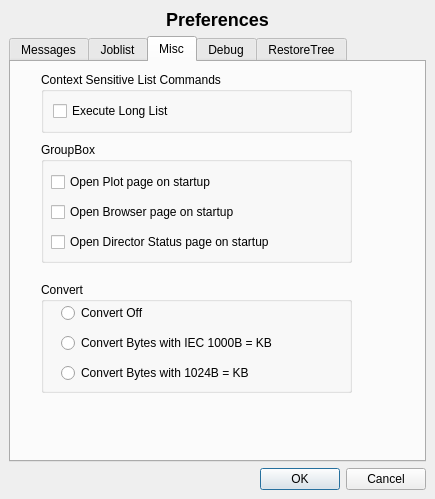
<ui version="4.0" >
 <class>PrefsForm</class>
 <widget class="QDialog" name="PrefsForm" >
  <property name="geometry" >
   <rect>
    <x>0</x>
    <y>0</y>
    <width>435</width>
    <height>499</height>
   </rect>
  </property>
  <property name="sizePolicy" >
   <sizepolicy>
    <hsizetype>0</hsizetype>
    <vsizetype>0</vsizetype>
    <horstretch>0</horstretch>
    <verstretch>0</verstretch>
   </sizepolicy>
  </property>
  <property name="windowTitle" >
   <string>Preferences</string>
  </property>
  <property name="windowIcon" >
   <iconset>images/bat.png</iconset>
  </property>
  <layout class="QGridLayout" >
   <property name="margin" >
    <number>9</number>
   </property>
   <property name="spacing" >
    <number>6</number>
   </property>
   <item row="1" column="0" >
    <widget class="QTabWidget" name="tabWidget" >
     <property name="currentIndex" >
      <number>2</number>
     </property>
     <widget class="QWidget" name="tab" >
      <attribute name="title" >
       <string>Messages</string>
      </attribute>
      <layout class="QGridLayout" >
       <property name="margin" >
        <number>9</number>
       </property>
       <property name="spacing" >
        <number>6</number>
       </property>
       <item row="0" column="0" >
        <widget class="QGroupBox" name="groupBox" >
         <property name="sizePolicy" >
          <sizepolicy>
           <hsizetype>0</hsizetype>
           <vsizetype>0</vsizetype>
           <horstretch>0</horstretch>
           <verstretch>0</verstretch>
          </sizepolicy>
         </property>
         <property name="title" >
          <string>Messages Options</string>
         </property>
         <layout class="QGridLayout" >
          <property name="margin" >
           <number>9</number>
          </property>
          <property name="spacing" >
           <number>6</number>
          </property>
          <item row="2" column="0" >
           <widget class="QLabel" name="checkLabel" >
            <property name="text" >
             <string>Message check interval in seconds</string>
            </property>
           </widget>
          </item>
          <item row="0" column="0" >
           <widget class="QCheckBox" name="checkMessages" >
            <property name="text" >
             <string>Check Messages</string>
            </property>
           </widget>
          </item>
          <item row="1" column="0" >
           <widget class="QSpinBox" name="checkMessagesSpin" >
            <property name="maximum" >
             <number>3600</number>
            </property>
           </widget>
          </item>
         </layout>
        </widget>
       </item>
      </layout>
     </widget>
     <widget class="QWidget" name="tab_2" >
      <attribute name="title" >
       <string>Joblist</string>
      </attribute>
      <layout class="QGridLayout" >
       <property name="margin" >
        <number>9</number>
       </property>
       <property name="spacing" >
        <number>6</number>
       </property>
       <item row="0" column="0" >
        <widget class="QGroupBox" name="groupBox_2" >
         <property name="sizePolicy" >
          <sizepolicy>
           <hsizetype>0</hsizetype>
           <vsizetype>0</vsizetype>
           <horstretch>0</horstretch>
           <verstretch>0</verstretch>
          </sizepolicy>
         </property>
         <property name="title" >
          <string>Jolist Limit Options</string>
         </property>
         <layout class="QGridLayout" >
          <property name="margin" >
           <number>9</number>
          </property>
          <property name="spacing" >
           <number>6</number>
          </property>
          <item row="0" column="0" >
           <layout class="QGridLayout" >
            <property name="margin" >
             <number>0</number>
            </property>
            <property name="spacing" >
             <number>6</number>
            </property>
            <item row="2" column="0" >
             <widget class="QCheckBox" name="daysLimit" >
              <property name="text" >
               <string>Days Limit</string>
              </property>
             </widget>
            </item>
            <item row="3" column="0" >
             <widget class="QSpinBox" name="daysSpinBox" >
              <property name="maximum" >
               <number>10000</number>
              </property>
              <property name="minimum" >
               <number>1</number>
              </property>
              <property name="singleStep" >
               <number>7</number>
              </property>
             </widget>
            </item>
            <item row="1" column="0" >
             <widget class="QSpinBox" name="recordSpinBox" >
              <property name="maximum" >
               <number>10000</number>
              </property>
              <property name="minimum" >
               <number>1</number>
              </property>
              <property name="singleStep" >
               <number>25</number>
              </property>
             </widget>
            </item>
            <item row="0" column="0" >
             <widget class="QCheckBox" name="recordLimit" >
              <property name="text" >
               <string>Record Limit</string>
              </property>
             </widget>
            </item>
           </layout>
          </item>
         </layout>
        </widget>
       </item>
      </layout>
     </widget>
     <widget class="QWidget" name="tab_4" >
      <attribute name="title" >
       <string>Misc</string>
      </attribute>
      <widget class="QGroupBox" name="groupBox_6" >
       <property name="geometry" >
        <rect>
         <x>30</x>
         <y>220</y>
         <width>311</width>
         <height>111</height>
        </rect>
       </property>
       <property name="title" >
        <string>Convert</string>
       </property>
       <widget class="QRadioButton" name="radioConvertOff" >
        <property name="geometry" >
         <rect>
          <x>20</x>
          <y>20</y>
          <width>231</width>
          <height>22</height>
         </rect>
        </property>
        <property name="text" >
         <string>Convert Off</string>
        </property>
       </widget>
       <widget class="QRadioButton" name="radioConvertIEC" >
        <property name="geometry" >
         <rect>
          <x>20</x>
          <y>50</y>
          <width>231</width>
          <height>22</height>
         </rect>
        </property>
        <property name="text" >
         <string>Convert Bytes with IEC 1000B = KB</string>
        </property>
       </widget>
       <widget class="QRadioButton" name="radioConvertStandard" >
        <property name="geometry" >
         <rect>
          <x>20</x>
          <y>80</y>
          <width>231</width>
          <height>22</height>
         </rect>
        </property>
        <property name="text" >
         <string>Convert Bytes with 1024B = KB</string>
        </property>
       </widget>
      </widget>
      <widget class="QGroupBox" name="groupBox_4" >
       <property name="geometry" >
        <rect>
         <x>30</x>
         <y>10</y>
         <width>311</width>
         <height>61</height>
        </rect>
       </property>
       <property name="title" >
        <string>Context Sensitive List Commands</string>
       </property>
       <layout class="QGridLayout" >
        <property name="margin" >
         <number>9</number>
        </property>
        <property name="spacing" >
         <number>6</number>
        </property>
        <item row="0" column="0" >
         <widget class="QCheckBox" name="executeLongCheckBox" >
          <property name="text" >
           <string>Execute Long List</string>
          </property>
         </widget>
        </item>
       </layout>
      </widget>
      <widget class="QGroupBox" name="groupBox_7" >
       <property name="geometry" >
        <rect>
         <x>30</x>
         <y>80</y>
         <width>311</width>
         <height>121</height>
        </rect>
       </property>
       <property name="title" >
        <string>GroupBox</string>
       </property>
       <widget class="QCheckBox" name="openPlotCheckBox" >
        <property name="geometry" >
         <rect>
          <x>10</x>
          <y>30</y>
          <width>241</width>
          <height>20</height>
         </rect>
        </property>
        <property name="text" >
         <string>Open Plot page on startup</string>
        </property>
       </widget>
       <widget class="QCheckBox" name="openBrowserCheckBox" >
        <property name="geometry" >
         <rect>
          <x>10</x>
          <y>60</y>
          <width>241</width>
          <height>20</height>
         </rect>
        </property>
        <property name="text" >
         <string>Open Browser page on startup</string>
        </property>
       </widget>
       <widget class="QCheckBox" name="openDirStatCheckBox" >
        <property name="geometry" >
         <rect>
          <x>10</x>
          <y>90</y>
          <width>241</width>
          <height>20</height>
         </rect>
        </property>
        <property name="text" >
         <string>Open Director Status page on startup</string>
        </property>
       </widget>
      </widget>
     </widget>
     <widget class="QWidget" name="tab_3" >
      <attribute name="title" >
       <string>Debug</string>
      </attribute>
      <layout class="QGridLayout" >
       <property name="margin" >
        <number>9</number>
       </property>
       <property name="spacing" >
        <number>6</number>
       </property>
       <item row="0" column="0" >
        <widget class="QGroupBox" name="groupBox_3" >
         <property name="sizePolicy" >
          <sizepolicy>
           <hsizetype>0</hsizetype>
           <vsizetype>0</vsizetype>
           <horstretch>0</horstretch>
           <verstretch>0</verstretch>
          </sizepolicy>
         </property>
         <property name="title" >
          <string>Debugging Options</string>
         </property>
         <layout class="QGridLayout" >
          <property name="margin" >
           <number>9</number>
          </property>
          <property name="spacing" >
           <number>6</number>
          </property>
          <item row="0" column="0" >
           <layout class="QGridLayout" >
            <property name="margin" >
             <number>0</number>
            </property>
            <property name="spacing" >
             <number>6</number>
            </property>
            <item row="0" column="0" >
             <widget class="QCheckBox" name="commDebug" >
              <property name="text" >
               <string>Debug comm</string>
              </property>
             </widget>
            </item>
            <item row="1" column="0" >
             <widget class="QCheckBox" name="displayAll" >
              <property name="text" >
               <string>Display all messages in console</string>
              </property>
             </widget>
            </item>
            <item row="3" column="0" >
             <widget class="QCheckBox" name="commandDebug" >
              <property name="text" >
               <string>Debug Commands</string>
              </property>
             </widget>
            </item>
            <item row="2" column="0" >
             <widget class="QCheckBox" name="sqlDebug" >
              <property name="text" >
               <string>Debug Sql queries</string>
              </property>
             </widget>
            </item>
            <item row="4" column="0" >
             <widget class="QCheckBox" name="miscDebug" >
              <property name="text" >
               <string>Debug Miscelaneous Items</string>
              </property>
             </widget>
            </item>
           </layout>
          </item>
         </layout>
        </widget>
       </item>
      </layout>
     </widget>
     <widget class="QWidget" name="tab_5" >
      <attribute name="title" >
       <string>RestoreTree</string>
      </attribute>
      <layout class="QGridLayout" >
       <property name="margin" >
        <number>9</number>
       </property>
       <property name="spacing" >
        <number>6</number>
       </property>
       <item row="0" column="0" >
        <widget class="QGroupBox" name="groupBox_5" >
         <property name="sizePolicy" >
          <sizepolicy>
           <hsizetype>0</hsizetype>
           <vsizetype>0</vsizetype>
           <horstretch>0</horstretch>
           <verstretch>0</verstretch>
          </sizepolicy>
         </property>
         <property name="title" >
          <string>Debugging Options</string>
         </property>
         <layout class="QGridLayout" >
          <property name="margin" >
           <number>9</number>
          </property>
          <property name="spacing" >
           <number>6</number>
          </property>
          <item row="0" column="0" >
           <layout class="QGridLayout" >
            <property name="margin" >
             <number>0</number>
            </property>
            <property name="spacing" >
             <number>6</number>
            </property>
            <item row="10" column="0" >
             <widget class="QCheckBox" name="rtRestore2CheckBox" >
              <property name="text" >
               <string>Restore Debug 2</string>
              </property>
             </widget>
            </item>
            <item row="2" column="0" >
             <widget class="QCheckBox" name="rtDirICCheckBox" >
              <property name="text" >
               <string>Directory Item Changed</string>
              </property>
             </widget>
            </item>
            <item row="9" column="0" >
             <widget class="QCheckBox" name="rtRestore1CheckBox" >
              <property name="text" >
               <string>Restore Debug 1</string>
              </property>
             </widget>
            </item>
            <item row="1" column="0" >
             <widget class="QCheckBox" name="rtDirCurICCheckBox" >
              <property name="text" >
               <string>Directory Current Item Changed Debug</string>
              </property>
             </widget>
            </item>
            <item row="5" column="0" >
             <widget class="QCheckBox" name="rtUpdateFTCheckBox" >
              <property name="text" >
               <string>Update File Table Debug</string>
              </property>
             </widget>
            </item>
            <item row="4" column="0" >
             <widget class="QCheckBox" name="rtVerTabICCheckBox" >
              <property name="text" >
               <string>Version Table Item Changed Debug</string>
              </property>
             </widget>
            </item>
            <item row="3" column="0" >
             <widget class="QCheckBox" name="rtFileTabICCheckBox" >
              <property name="text" >
               <string>File Table Item Changed Debug</string>
              </property>
             </widget>
            </item>
            <item row="8" column="0" >
             <widget class="QCheckBox" name="rtIconStateCheckBox" >
              <property name="text" >
               <string>Icon State Debug</string>
              </property>
             </widget>
            </item>
            <item row="7" column="0" >
             <widget class="QCheckBox" name="rtChecksCheckBox" >
              <property name="text" >
               <string>Update Checks Debug</string>
              </property>
             </widget>
            </item>
            <item row="11" column="0" >
             <widget class="QCheckBox" name="rtRestore3CheckBox" >
              <property name="text" >
               <string>Restore Debug 3</string>
              </property>
             </widget>
            </item>
            <item row="6" column="0" >
             <widget class="QCheckBox" name="rtUpdateVTCheckBox" >
              <property name="text" >
               <string>Update Version Table Debug</string>
              </property>
             </widget>
            </item>
            <item row="0" column="0" >
             <widget class="QCheckBox" name="rtPopDirCheckBox" >
              <property name="text" >
               <string>Populate Directory Debug</string>
              </property>
             </widget>
            </item>
           </layout>
          </item>
         </layout>
        </widget>
       </item>
      </layout>
     </widget>
    </widget>
   </item>
   <item row="2" column="0" >
    <widget class="QDialogButtonBox" name="buttonBox" >
     <property name="orientation" >
      <enum>Qt::Horizontal</enum>
     </property>
     <property name="standardButtons" >
      <set>QDialogButtonBox::Cancel|QDialogButtonBox::NoButton|QDialogButtonBox::Ok</set>
     </property>
    </widget>
   </item>
   <item row="0" column="0" >
    <layout class="QHBoxLayout" >
     <property name="margin" >
      <number>0</number>
     </property>
     <property name="spacing" >
      <number>6</number>
     </property>
     <item>
      <spacer>
       <property name="orientation" >
        <enum>Qt::Horizontal</enum>
       </property>
       <property name="sizeHint" >
        <size>
         <width>81</width>
         <height>20</height>
        </size>
       </property>
      </spacer>
     </item>
     <item>
      <widget class="QLabel" name="headingLabel" >
       <property name="sizePolicy" >
        <sizepolicy>
         <hsizetype>0</hsizetype>
         <vsizetype>0</vsizetype>
         <horstretch>0</horstretch>
         <verstretch>0</verstretch>
        </sizepolicy>
       </property>
       <property name="text" >
        <string>&lt;h2>Preferences&lt;/h2></string>
       </property>
      </widget>
     </item>
     <item>
      <spacer>
       <property name="orientation" >
        <enum>Qt::Horizontal</enum>
       </property>
       <property name="sizeHint" >
        <size>
         <width>101</width>
         <height>20</height>
        </size>
       </property>
      </spacer>
     </item>
    </layout>
   </item>
  </layout>
 </widget>
 <resources/>
 <connections>
  <connection>
   <sender>buttonBox</sender>
   <signal>accepted()</signal>
   <receiver>PrefsForm</receiver>
   <slot>accept()</slot>
   <hints>
    <hint type="sourcelabel" >
     <x>248</x>
     <y>254</y>
    </hint>
    <hint type="destinationlabel" >
     <x>157</x>
     <y>274</y>
    </hint>
   </hints>
  </connection>
  <connection>
   <sender>buttonBox</sender>
   <signal>rejected()</signal>
   <receiver>PrefsForm</receiver>
   <slot>reject()</slot>
   <hints>
    <hint type="sourcelabel" >
     <x>316</x>
     <y>260</y>
    </hint>
    <hint type="destinationlabel" >
     <x>286</x>
     <y>274</y>
    </hint>
   </hints>
  </connection>
 </connections>
</ui>
